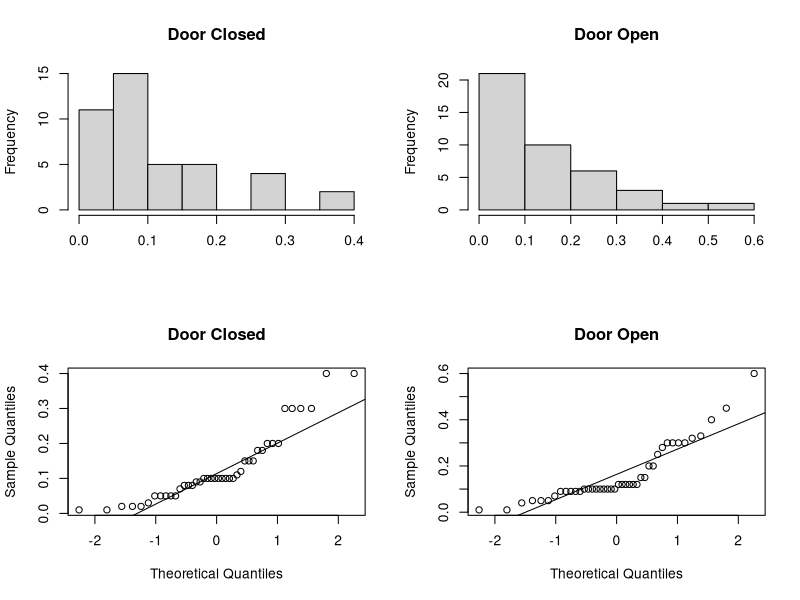
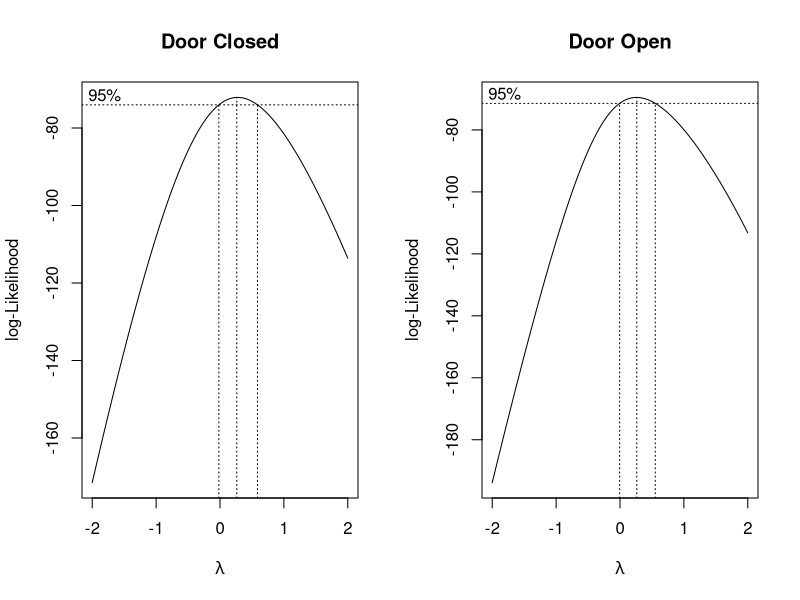
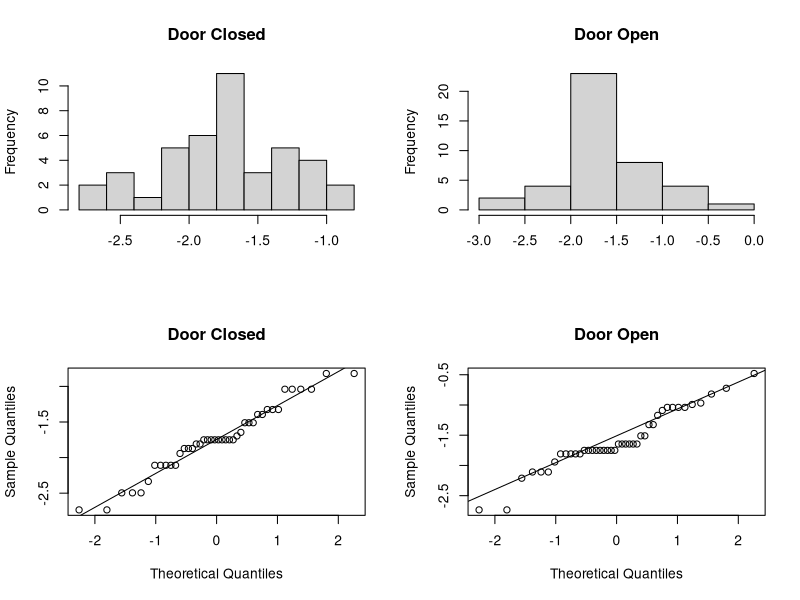
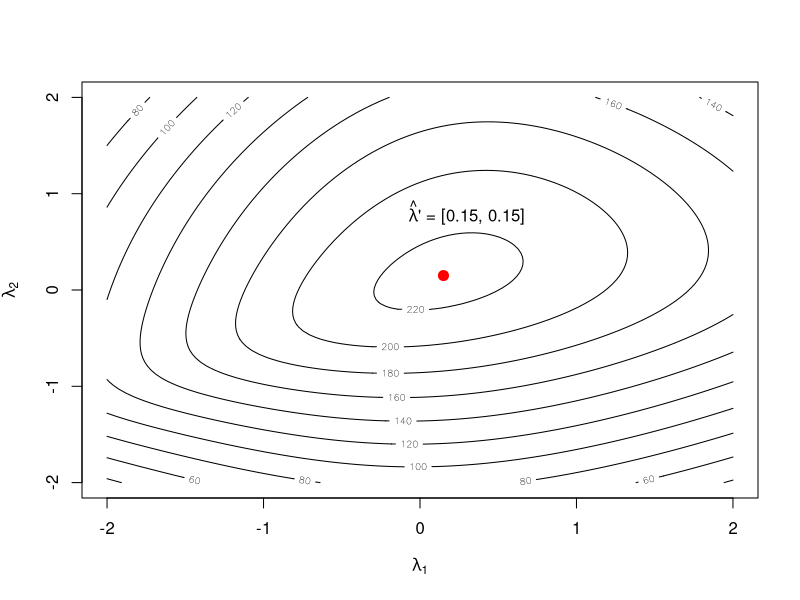

The R script that drew these images, in order:
####
#### For each of 42 microwave ovens, we have measurements of radiation emitted with the 
#### door both closed and open.
####

##
## Input data.
##

dta <- cbind(as.numeric(read.delim("T4-1.DAT", header = FALSE, sep = "")[, 1]), 
  as.numeric(read.delim("T4-5.DAT", header = FALSE, sep = "")[, 1]))
colnames(dta) <- c("Closed", "Open")
n <- nrow(dta)
p <- 2

##
## Transformations.
##

## Neither variable looks individually normal, so they can't be jointly normal.
pdf("figures/rad_raw.pdf")
par(mfrow = c(2, 2))
hist(dta[, 1], xlab = "", main = "Door Closed")
hist(dta[, 2], xlab = "", main = "Door Open")
qqnorm(dta[, 1], main = "Door Closed")
qqline(dta[, 1])
qqnorm(dta[, 2], main = "Door Open")
qqline(dta[, 2])
dev.off()
 
## Individual Box-Cox transformations. Interestingly, both variables have optimal lambda 
## value about 0.26. Might as well pick 0.25 for simplicity.
library(MASS)

pdf("figures/rad_bc.pdf", height = 4)
par(mfrow = c(1, 2))
bc_c <- boxcox(dta[, 1] ~ 1)
title(main = "Door Closed")
bc_o <- boxcox(dta[, 2] ~ 1)
title(main = "Door Open")
dev.off()

bc_c$x[which.max(bc_c$y)]
bc_o$x[which.max(bc_o$y)]
dta_tr <- (dta ^ 0.25 - 1) / 0.25

pdf("figures/rad_tr.pdf")
par(mfrow = c(2, 2))
hist(dta_tr[, 1], xlab = "", main = "Door Closed")
hist(dta_tr[, 2], xlab = "", main = "Door Open")
qqnorm(dta_tr[, 1], main = "Door Closed")
qqline(dta_tr[, 1])
qqnorm(dta_tr[, 2], main = "Door Open")
qqline(dta_tr[, 2])
dev.off()

## Multivariate Box-Cox. Consider a grid of paired values for the lambdas. Evaluate the 
## multivariate objective function for each, then draw a contour plot.
lambda_seq <- seq(from = -2, to = 2, length = 100)
obj <- matrix(NA, nrow = 100, ncol = 100)

csld <- colSums(log(dta))
for(i in 1:100) {
  for(j in 1:100) {
    X_l <- dta
    lambda <- lambda_seq[c(i, j)]
    
    for(k in 1:2) {
      if(lambda[k] != 0) {
        X_l[, k] <- (X_l[, k] ^ lambda[k] - 1) / lambda[k]
      } else {
        X_l[, k] <- log(X_l[, k])
      }
    }
    S <- var(X_l)
    
    obj[i, j] <- -(n / 2) * log(det(S)) + (lambda - 1) %*% csld
  }
}

pdf("figures/rad_cont.pdf")
par(mfrow = c(1, 1))
contour(lambda_seq, lambda_seq, obj, xlab = expression(lambda[1]), 
  ylab = expression(lambda[2]))
points(0.15, 0.15, pch = 20, cex = 2, col = "red")
text(0.3, 0.8, expression(paste(hat(lambda), "' = [0.15, 0.15]", sep = "")), lwd = 2)
dev.off()
